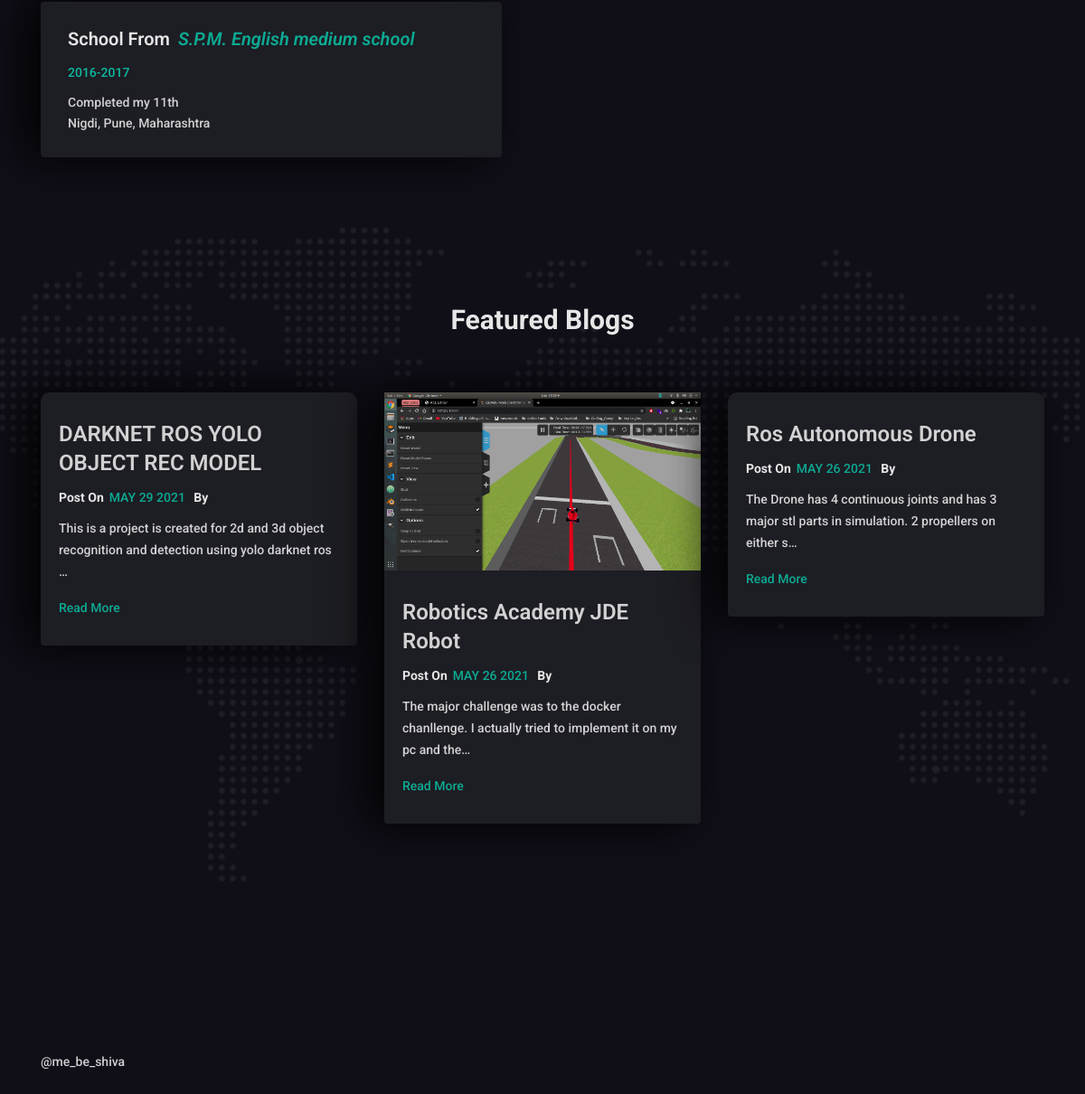
The app's page / (lower part), older data.
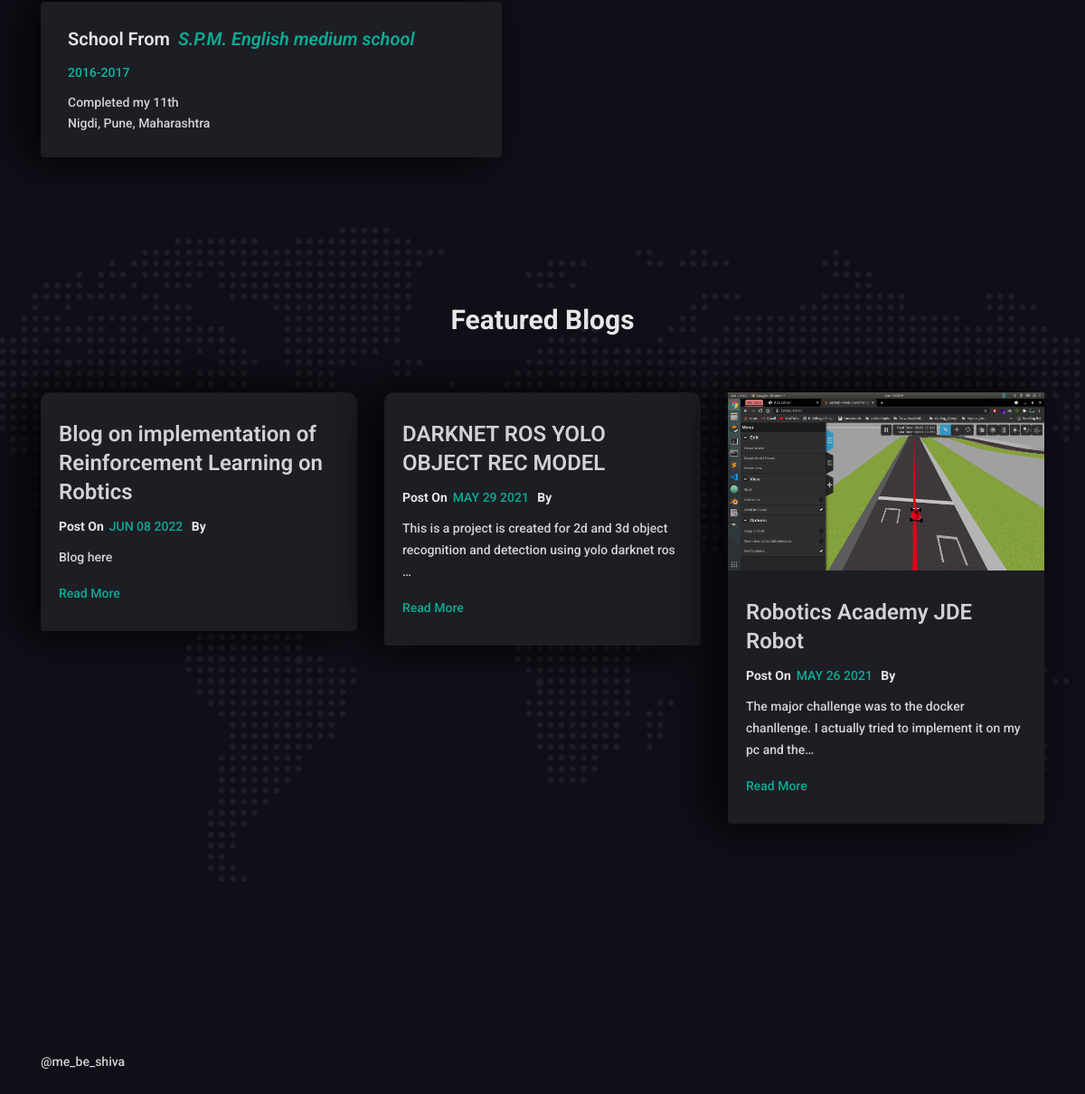
The same page, newer data.
### blog/models.py (models this page shows, shortened)
class Blog(models.Model):
    title = models.CharField(max_length=200)
    thought = models.CharField(default='Notice me senpai' ,max_length=200)
    two_line_des = models.CharField(max_length=200)
    description = models.TextField()
    image = models.ImageField(upload_to='portfolio/images/',  blank=True)
    date = models.DateField()
    type = [
    ('automation','automation'),
    ('ROS', 'ROS'),
    ('microcontroller','microcontroller'),
    ]
    tags = models.CharField(max_length=20, choices=type, default='automation')

### portfolio/views.py (the view)
# urls.py: 2. Add a URL to urlpatterns:  path('', views.home, name='home')
def home(request):
    blogs = Blog.objects.order_by("-date")[:3]
    return render(request, 'updated/home_page.html', {'blogs':blogs})

### portfolio/templates/updated/home_page.html (shortened to what this page needs)
{% extends 'updated/base.html' %}
{% load static %}
{% block content %}
        <section class="mh-experince" id="mh-experience">
            <div class="bolor-overlay">
                <div class="container">
                    <div class="row section-separator">
                        <div class="col-sm-12 col-md-6">
                            <div class="mh-education">
                                <div class="mh-education-deatils">
                                    <div class="mh-education-item dark-bg wow fadeInUp" data-wow-duration="0.8s" data-wow-delay="0.6s">
                                        <h4> School From<a href=""> S.P.M. English medium school </a></h4>
                                        <div class="mh-eduyear">2016-2017</div>
                                        <p> Completed my 11th
                                          <br> Nigdi, Pune, Maharashtra
                                        </p>
                                    </div>
                                </div>
                            </div>
                        </div>
                        <div class="col-sm-12 col-md-6">
                        </div>
                    </div>
                </div>
            </div>
        </section>
        <section class="mh-blog" id="mh-blog">
          <div class="map-image image-bg">
            <div class="container">
                <div class="row section-separator">
                    <div class="col-sm-12 section-title wow fadeInUp" data-wow-duration="0.8s" data-wow-delay="0.2s">
                        <h3>Featured Blogs</h3>
                    </div>
                    {% for blog in blogs %}
                  <div class="col-sm-12 col-md-4">
                         <div class="mh-blog-item dark-bg wow fadeInUp" data-wow-duration="0.8s" data-wow-delay="0.3s">
                            <img src="{{ blog.image.url }}" alt="" class="img-fluid">
                            <div class="blog-inner">
                                <h2><a href="{% url 'blog:detail' blog.id %}">{{blog.title}}</a></h2>
                                <div class="mh-blog-post-info">
                                    <ul>
                                        <li><strong>Post On</strong><a href="">{{ blog.date|date:'M d Y'|upper }}</a></li>
                                        <li><strong>By</strong><a href="">{{ blog.user }}</a></li>
                                    </ul>
                                </div>
                                <p>{{ blog.description|striptags|truncatechars:100 }}</p>
                                <a href="{% url 'blog:detail' blog.id %}">Read More</a>
                            </div>
                        </div>
                    </div>
                    {% endfor %}
                </div>
            </div>
            </div>
        </section>
                {% endblock %}
        {% block footer %}
                        <div class="col-sm-12 col-md-6 wow fadeInUp" data-wow-duration="0.8s" data-wow-delay="0.3s">
                        </div>
                        <div class="col-sm-12 col-md-6 wow fadeInUp" data-wow-duration="0.8s" data-wow-delay="0.5s">
                        </div>
                        <div class="col-sm-12 mh-copyright wow fadeInUp" data-wow-duration="0.8s" data-wow-delay="0.3s">
                            <div class="row">
                                <div class="col-sm-6">
                                    <div class="text-left text-xs-center">
                                        <p>@me_be_shiva</p>
                                    </div>
                                </div>
                                <div class="col-sm-6">
                                </div>
                            </div>
                        </div>
                    {% endblock %}

Row changes from the older to the newer data that the page shows:
no longer on this page (row unchanged): Blog: title "Ros Autonomous Drone", date "MAY 26 2021", description "The Drone has 4 continuous joints and has 3 major stl parts in simulation. 2 propellers on either s…"
added Blog: title "Blog on implementation of Reinforcement Learning on Robtics", date "JUN 08 2022", description "Blog here"
